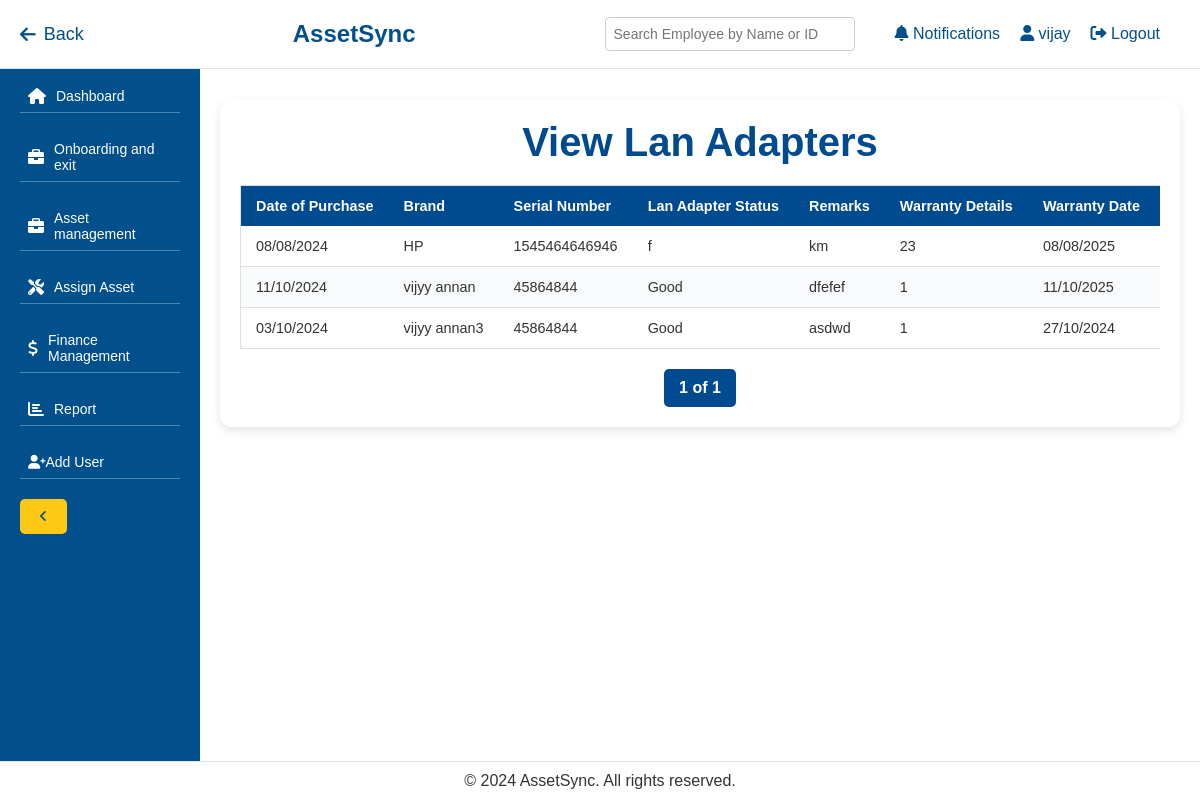
Page /view-asset/lanadapters/ (signed in) on the committed database.
### management/models.py (models this page shows, shortened)
class LanAdapter(models.Model):
    date_of_purchase = models.DateField()
    brand = models.CharField(max_length=100)
    serial_number = models.CharField(max_length=100)
    lan_adapter_status = models.CharField(max_length=50)
    remarks = models.TextField(blank=True, null=True)
    warranty_details = models.CharField(max_length=255)
    warranty_date = models.DateField()
    purchased_amount = models.DecimalField(max_digits=10, decimal_places=2)
    employee = models.ForeignKey(Employee, on_delete=models.SET_NULL, null=True, blank=True, related_name='lan_adapters')

### management/views.py (the view)
# urls.py: path('view-asset/lanadapters/', views.view_lanadapters, name='view_lanadapters'),
@login_required
def view_lanadapters(request):
    lanadapters_list = LanAdapter.objects.all()
    paginator = Paginator(lanadapters_list, 10)  # Show 10 LAN adapters per page
    page_number = request.GET.get('page')
    lanadapters = paginator.get_page(page_number)
    return render(request, 'management/view_lanadapters.html', {'lanadapters': lanadapters})

### management/templates/management/view_lanadapters.html (shortened to what this page needs)
{% extends 'management/base.html' %}
{% block content %}
<div class="container">
    <h2>View Lan Adapters</h2>
    <div class="table-container">
        <table>
            <thead>
                <tr>
                    <th>Date of Purchase</th>
                    <th>Brand</th>
                    <th>Serial Number</th>
                    <th>Lan Adapter Status</th>
                    <th>Remarks</th>
                    <th>Warranty Details</th>
                    <th>Warranty Date</th>
                    <th>Purchased Amount</th>
                </tr>
            </thead>
            <tbody>
                {% for lanadapter in lanadapters %}
                <tr>
                    <td>{{ lanadapter.date_of_purchase|date:"d/m/Y" }}</td>
                    <td>{{ lanadapter.brand }}</td>
                    <td>{{ lanadapter.serial_number }}</td>
                    <td>{{ lanadapter.lan_adapter_status }}</td>
                    <td>{{ lanadapter.remarks }}</td>
                    <td>{{ lanadapter.warranty_details }}</td>
                    <td>{{ lanadapter.warranty_date|date:"d/m/Y" }}</td>
                    <td>{{ lanadapter.purchased_amount }}</td>
                </tr>
                {% empty %}
                <tr>
                    <td colspan="10">No LAN adapters found.</td>
                </tr>
                {% endfor %}
            </tbody>
        </table>
    </div>
    <div class="pagination">
        <span class="current">{{ lanadapters.number }} of {{ lanadapters.paginator.num_pages }}</span>
    </div>
</div>
{% endblock %}

### management/templates/management/base.html (shortened to what this page needs)
{% load static %}
<!DOCTYPE html>
<html lang="en">
<head>
    <link rel="stylesheet" href="https://cdnjs.cloudflare.com/ajax/libs/font-awesome/6.0.0-beta3/css/all.min.css">
</head>
<body>
    <header>
        <a href="javascript:history.back()" class="back-btn"><i class="fas fa-arrow-left"></i> Back</a>
        <h1>AssetSync</h1>
        <div class="user-options">
            <div class="search-box">
                <input type="text" id="employeeSearch" placeholder="Search Employee by Name or ID" oninput="searchEmployee()">
            </div>
            <a href="#"><i class="fas fa-bell"></i> Notifications</a>
            <a href="#"><i class="fas fa-user"></i> {{ request.user.username }}</a>
            <form id="logout-form" action="{% url 'logout' %}" method="post" style="display:inline;">
                <button type="submit" class="btn" style="background:none; border:none; color: var(--primary-color); font-size: 16px; cursor: pointer;">
                    <i class="fas fa-sign-out-alt"></i> Logout
                </button>
            </form>
        </div>
    </header>
    <aside id="sidebar">
        <nav>
            <ul>
                <li class="{% if request.resolver_match.url_name == 'dashboard' %}active{% endif %}">
                    <a href="{% url 'dashboard' %}"><i class="fas fa-home icon"></i> <span class="text">Dashboard</span></a>
                </li>
                <li>
                    <a href="#" onclick="toggleDropdown(event)"><i class="fas fa-briefcase icon"></i> <span class="text">Onboarding and exit</span></a>
                </li>
                <li>
                    <a href="#" onclick="toggleDropdown(event)"><i class="fas fa-briefcase icon"></i> <span class="text">Asset management</span></a>
                </li>
                <li><a href="{% url 'assign_asset' %}"><i class="fas fa-tools icon"></i> <span class="text">Assign Asset</span></a></li>
                <li><a href="{% url 'finance_module' %}"><i class="fas fa-dollar-sign icon"></i> <span class="text">Finance Management</span></a></li>
                <li><a href="{% url 'report' %}"><i class="fas fa-chart-bar icon"></i> <span class="text">Report</span></a></li>
                <li><a href="{% url 'add_user' %}"><i class="fas fa-user-plus"></i> Add User</a></li>
            </ul>
        </nav>
        <button class="toggle-btn" onclick="toggleSidebar()"><i class="fas fa-angle-left"></i></button>
    </aside>
    <main>
        {% block content %}{% endblock %}
    </main>
    <footer>
        <p>&copy; 2024 AssetSync. All rights reserved.</p>
    </footer>
</body>
</html>

### management/templates/management/base.html (style rules this page uses)
:root { --primary-color: #01508c; --secondary-color: #ffc814; --light-blue-color: #e9f7ff; --white-color: #ffffff; --text-color: #333333; --line-color: rgba(255, 255, 255, 0.3); --collapsed-width: 50px; --expanded-width: 200px; --dropdown-bg-color: #ffffff; --dropdown-hover-bg-color: #f1f1f1; --dropdown-border-color: #e0e0e0; }
* { margin: 0; padding: 0; box-sizing: border-box; }
body { font-family: Arial, sans-serif; background-color: var(--light-blue-color); color: var(--text-color); }
header { position: fixed; top: 0; left: 0; width: 100%; background-color: var(--white-color); border-bottom: 1px solid #e2e5e8; padding: 15px 20px; display: flex; justify-content: space-between; align-items: center; z-index: 1000; }
header h1 { color: var(--primary-color); font-size: 24px; }
header .user-options { display: flex; align-items: center; }
header .user-options a { color: var(--primary-color); margin-left: 20px; text-decoration: none; font-size: 16px; transition: color 0.3s; }
.search-box { position: relative; margin-right: 20px; }
.search-box input[type="text"] { padding: 8px; font-size: 14px; width: 250px; border-radius: 4px; border: 1px solid #ccc; }
.back-btn { font-size: 18px; margin-right: 20px; cursor: pointer; color: var(--primary-color); text-decoration: none; display: flex; align-items: center; }
.back-btn i { margin-right: 8px; }
aside { position: fixed; top: 60px; bottom: 0; left: 0; width: var(--expanded-width); background-color: var(--primary-color); color: var(--white-color); padding: 20px; overflow-y: auto; transition: width 0.3s ease; z-index: 999; }
aside nav ul { list-style-type: none; }
aside nav ul li { margin-bottom: 20px; position: relative; }
aside nav ul li a { color: var(--white-color); text-decoration: none; display: flex; align-items: center; padding: 8px; font-size: 14px; background-color: var(--primary-color); border-bottom: 1px solid var(--line-color); transition: background-color 0.3s, color 0.3s; }
aside nav ul li a .icon { margin-right: 10px; font-size: 16px; }
main { margin-left: var(--expanded-width); padding: 80px 20px; min-height: 100vh; background-color: var(--white-color); transition: margin-left 0.3s ease; }
footer { position: fixed; bottom: 0; left: 0; width: 100%; background-color: var(--white-color); border-top: 1px solid #e2e5e8; color: var(--text-color); text-align: center; padding: 10px 0; z-index: 1000; }
button, .btn { background-color: var(--secondary-color); color: var(--primary-color); border: none; padding: 10px 20px; border-radius: 5px; cursor: pointer; transition: background-color 0.3s, color 0.3s; }
aside { overflow-y: auto; }

### management/templates/management/view_lanadapters.html (style rules this page uses)
body { font-family: 'Poppins', sans-serif; background-color: #f0f2f5; }
.container { max-width: 100%; margin: 20px auto; padding: 20px; background-color: #ffffff; border-radius: 12px; box-shadow: 0 4px 10px rgba(0, 0, 0, 0.1); }
h2 { font-size: 2.5rem; color: #004a8f; font-weight: 700; text-align: center; margin-bottom: 20px; }
.table-container { overflow-x: auto; margin-bottom: 20px; }
table { width: 100%; border-collapse: collapse; background-color: #ffffff; table-layout: auto; border: 1px solid #e0e0e0; border-radius: 8px; box-shadow: 0 2px 6px rgba(0, 0, 0, 0.1); }
th, td { padding: 12px 15px; text-align: left; font-size: 0.9rem; white-space: nowrap; }
th { background-color: #004a8f; color: #ffffff; font-weight: bold; }
td { color: #333; border-bottom: 1px solid #e0e0e0; }
tbody tr:nth-child(even) { background-color: #f8fafc; }
.pagination { display: flex; justify-content: center; margin-top: 20px; }
.pagination .current { background-color: #004a8f; color: #ffffff; font-weight: bold; padding: 10px 15px; margin: 0 5px; border-radius: 5px; }

### rows in the picture
LanAdapter: date_of_purchase "08/08/2024", brand "HP", serial_number "1545464646946", lan_adapter_status "f", remarks "km", warranty_details "23", warranty_date "08/08/2025"
LanAdapter: date_of_purchase "11/10/2024", brand "vijyy annan", serial_number "45864844", lan_adapter_status "Good", remarks "dfefef", warranty_details "1", warranty_date "11/10/2025"
LanAdapter: date_of_purchase "03/10/2024", brand "vijyy annan3", serial_number "45864844", lan_adapter_status "Good", remarks "asdwd", warranty_details "1", warranty_date "27/10/2024"

### other values in the picture
{{ request.user.username }} "vijay"
{{ lanadapters.number }} "1"
{{ lanadapters.paginator.num_pages }} "1"
